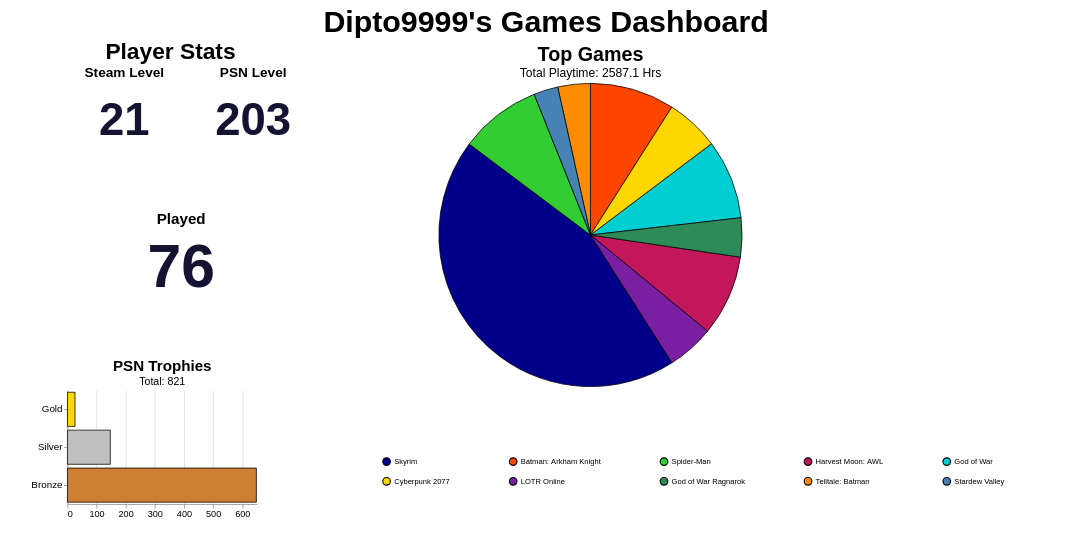

Specify this chart in Vega-Lite:
### Vega-Lite specification from a JSON file in a GitHub repository (floating-point values rounded to 4 significant figures)
{"config": {"view": {"continuousWidth": 300, "continuousHeight": 300, "strokeOpacity": 0, "strokeWidth": 1.5}, "axis": {"labelFontSize": 12, "titleFontSize": 16}, "legend": {"labelFontSize": 10, "titleFontSize": 16}}, "hconcat": [{"vconcat": [{"hconcat": [{"data": {"name": "data-5d6aeba095252c326bbbfd5f7abdc85a"}, "mark": {"type": "text", "align": "center", "baseline": "middle", "color": "#141331", "fontSize": 60, "fontWeight": "bold"}, "encoding": {"text": {"field": "Value", "type": "quantitative"}, "x": {"axis": null, "field": "Metric", "type": "nominal"}, "y": {"value": 50}}, "height": 150, "title": {"text": "Steam Level", "anchor": "middle", "fontSize": 18}, "width": 150}, {"data": {"name": "data-a5e7bf3d3c23375364da31503b1c1522"}, "mark": {"type": "text", "align": "center", "baseline": "middle", "color": "#141331", "fontSize": 60, "fontWeight": "bold"}, "encoding": {"text": {"field": "Value", "type": "quantitative"}, "x": {"axis": null, "field": "Metric", "type": "nominal"}, "y": {"value": 50}}, "height": 150, "title": {"text": "PSN Level", "anchor": "middle", "fontSize": 18}, "width": 150}]}, {"data": {"name": "data-bb460cb00f8cdb5bebafd97081d4834f"}, "mark": {"type": "text", "align": "center", "baseline": "middle", "color": "#141331", "fontSize": 80, "fontWeight": "bold"}, "encoding": {"text": {"field": "Value", "type": "quantitative"}, "x": {"axis": null, "field": "Metric", "type": "nominal"}, "y": {"value": 50}}, "height": 150, "title": {"text": "Played", "anchor": "middle", "fontSize": 20}, "width": 300}, {"data": {"name": "data-d687570412cd4b6957485e3233de2d82"}, "mark": {"type": "bar", "stroke": "black", "strokeWidth": 1}, "encoding": {"color": {"field": "type", "legend": null, "scale": {"domain": ["Platinum", "Gold", "Silver", "Bronze"], "range": ["#B9F2FF", "#FFD700", "#C0C0C0", "#CD7F32"]}, "type": "nominal"}, "tooltip": [{"field": "type", "title": "Trophy", "type": "nominal"}, {"field": "count", "title": "Count", "type": "quantitative"}], "x": {"axis": {"tickMinStep": 1, "title": ""}, "field": "count", "type": "quantitative"}, "y": {"axis": {"labelFontSize": 13, "title": ""}, "field": "type", "sort": ["Platinum", "Gold", "Silver", "Bronze"], "type": "nominal"}}, "height": 150, "title": {"text": "PSN Trophies", "anchor": "middle", "fontSize": 20, "subtitle": "Total: 821", "subtitleFontSize": 14}, "width": 250}], "title": {"text": "Player Stats", "anchor": "middle", "fontSize": 30}}, {"data": {"name": "data-9b664f9b7f3c783f8c6e3336eb19f5a0"}, "mark": {"type": "arc", "stroke": "black", "strokeWidth": 1}, "encoding": {"color": {"field": "name", "legend": {"columnPadding": 75, "columns": 5, "direction": "horizontal", "labelFontSize": 10, "orient": "bottom", "padding": 75, "rowPadding": 10, "title": "", "titleAlign": "center", "titleFontSize": 16}, "scale": {"range": ["#00008B", "#FF4500", "#32CD32", "#C2185B", "#00CED1", "#FFD700", "#7B1FA2", "#2E8B57", "#FF8C00", "#4682B4", "#808080", "#8B0000", "#20B2AA", "#E91E63", "#006400"]}, "sort": null, "type": "nominal"}, "theta": {"field": "playtime_percentage", "type": "quantitative"}, "tooltip": [{"field": "name", "title": "Game", "type": "nominal"}, {"field": "playtime_forever", "format": ".1f", "title": "Time (Hrs)", "type": "quantitative"}, {"field": "playtime_percentage", "format": ".2f", "title": "Playtime (%)", "type": "quantitative"}]}, "height": 400, "title": {"text": "Top Games", "anchor": "middle", "fontSize": 26, "subtitle": "Total Playtime: 2587.1 Hrs", "subtitleFontSize": 16}, "width": 700}], "padding": {"left": 40, "right": 40, "top": 10, "bottom": 10}, "resolve": {"scale": {"color": "independent"}}, "title": {"text": "Dipto9999's Games Dashboard", "anchor": "middle", "fontSize": 40}, "$schema": "https://vega.github.io/schema/vega-lite/v6.4.1.json", "datasets": {"data-5d6aeba095252c326bbbfd5f7abdc85a": [{"Metric": "Steam Level", "Value": 21}], "data-a5e7bf3d3c23375364da31503b1c1522": [{"Metric": "PSN Level", "Value": 203}], "data-bb460cb00f8cdb5bebafd97081d4834f": [{"Metric": "Played", "Value": 76}], "data-d687570412cd4b6957485e3233de2d82": [{"type": "Gold", "count": 26}, {"type": "Silver", "count": 147}, {"type": "Bronze", "count": 648}], "data-9b664f9b7f3c783f8c6e3336eb19f5a0": [{"name": "Skyrim", "playtime_forever": 845.3, "playtime_percentage": 44.28}, {"name": "Batman: Arkham Knight", "playtime_forever": 172.2, "playtime_percentage": 9.02}, {"name": "Spider-Man", "playtime_forever": 166.1, "playtime_percentage": 8.7}, {"name": "Harvest Moon: AWL", "playtime_forever": 164.3, "playtime_percentage": 8.61}, {"name": "God of War", "playtime_forever": 161.5, "playtime_percentage": 8.46}, {"name": "Cyberpunk 2077", "playtime_forever": 108.8, "playtime_percentage": 5.7}, {"name": "LOTR Online", "playtime_forever": 95.7, "playtime_percentage": 5.01}, {"name": "God of War Ragnarok", "playtime_forever": 79.36, "playtime_percentage": 4.16}, {"name": "Telltale: Batman", "playtime_forever": 66.22, "playtime_percentage": 3.47}, {"name": "Stardew Valley", "playtime_forever": 49.5, "playtime_percentage": 2.59}]}}
